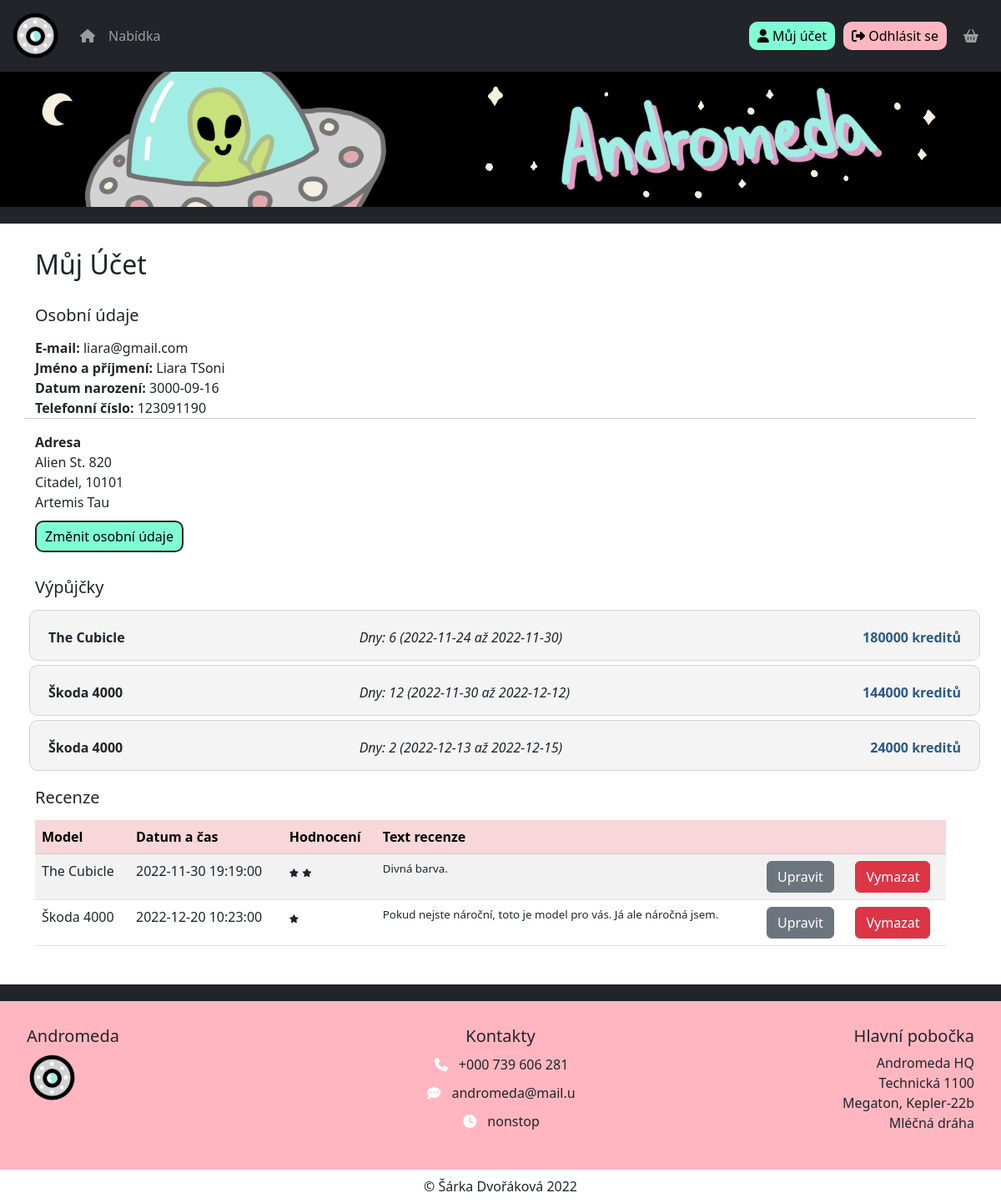
The app's page /index.php?page=account (signed in) with its own data.
### tables this page shows
CREATE TABLE IF NOT EXISTS UZIVATEL (
    c_uzivatele_pk INT NOT NULL AUTO_INCREMENT,
    email VARCHAR(254) NOT NULL,
    heslo VARCHAR(60) NOT NULL,
    jmeno VARCHAR(50) NOT NULL,
    prijmeni VARCHAR(50) NOT NULL,
    d_narozeni DATE NOT NULL,
    tel_cislo VARCHAR(12) NOT NULL,
    c_prava_fk INT NOT NULL,
    c_adresy_fk INT NOT NULL,
    PRIMARY KEY(c_uzivatele_pk)
);

CREATE TABLE IF NOT EXISTS RECENZE (
    c_recenze_pk INT NOT NULL AUTO_INCREMENT,
    text TEXT,
    hodnoceni INT NOT NULL CHECK (hodnoceni > 0 AND hodnoceni < 6),
    datum_cas DATETIME NOT NULL,
    c_uzivatele_fk INT NOT NULL,
    c_modelu_fk INT NOT NULL,
    PRIMARY KEY(c_recenze_pk)
);

### app/controllers/AccountController.class.php (called while the page is built, shortened)
<?php
class AccountController implements IController
{
  private DatabaseConnection $dbconnection;
  public function __construct() {
    require_once MODELS_PATH."DatabaseConnection.class.php";
    $this->dbconnection = new DatabaseConnection();
  }
  public function show(string $title): string
  {
    global $templateData;
    $templateData["title"] = $title;
    $templateData["user_logged"] = $this->dbconnection->isUserLoggedIn();
    $templateData["user_role"] = 4;
    if($templateData["user_logged"]) {
      $user = $this->dbconnection->getLoggedUser();
      $templateData["user_role"] = $user["c_prava_fk"];
      $adress = $this->dbconnection->getAdressByNumber($user["c_adresy_fk"]);
      $city = $this->dbconnection->getCityByNumber($adress["c_mesta_fk"]);
      $templateData["email"] = $user["email"];
      $templateData["name"] = $user["jmeno"];
      $templateData["surname"] = $user["prijmeni"];
      $templateData["birthday"] = $user["d_narozeni"];
      $templateData["phone"] = $user["tel_cislo"];
      $templateData["street"] = $adress["ulice"];
      $templateData["city"] = $city["nazev"];
      $templateData["zip"] = $city["psc"];
      $templateData["planet"] = $adress["planeta"];
      $hires = $this->dbconnection->getHiresByUser($user["c_uzivatele_pk"]);
      $hiresInfo = array();
      $i = 0;
      foreach($hires as $hire) {
        $UFO = $this->dbconnection->getUFOByNumber($hire["c_ufo_fk"]);
        $model = $this->dbconnection->getUFOModelByNumber($UFO["c_modelu_fk"]);
        $days = ceil((strtotime($hire["d_vraceni"]) - strtotime($hire["d_vypujceni"])) / (60 * 60 * 24));
        $hiresInfo[$i] = array(
          "model_name" => $model["nazev"],
          "dates" => $hire["d_vypujceni"]." až ".$hire["d_vraceni"],
          "days" => $days,
          "price" => $days * $model["cena_den"]
        );
        $i++;
      }
      $templateData["hires"] = $hiresInfo;
      $recentReviews = $this->dbconnection->getReviewsByUser($user["c_uzivatele_pk"]);
      $reviewsInfo = array();
      $i = 0;
      foreach($recentReviews as $review) {
        $model = $this->dbconnection->getUFOModelByNumber($review["c_modelu_fk"]);
        $reviewsInfo[$i] = array(
          "text" => $review["text"],
          "datetime" => $review["datum_cas"],
          "rating" => $review["hodnoceni"],
          "model_name" => $model["nazev"],
          "model_number" => $model["c_modelu_pk"],
        );
        $i++;
      }
      $templateData["reviews"] = $reviewsInfo;
    }
    require_once VIEWS_PATH."AccountTemplate.tpl.php";
    return ob_get_clean();
  }
}

### index.php (called while the page is built, shortened)
<?php
  $appStart = new AppStart();
  $appStart->start();

### app/models/DatabaseConnection.class.php (called while the page is built, shortened)
<?php
class DatabaseConnection
{
  private PDO $conn;
  private Session $session;
  public function __construct () {
    $this->conn = new PDO("mysql:host=".DATABASE_SERVER.";dbname=".DATABASE_NAME, DATABASE_USER, DATABASE_PASSWORD);
    $this->conn->exec("set names utf8");
    require_once CONTROLLERS_PATH."Session.class.php";
    $this->session = new Session();
  }
  public function query(string $query):array {
    $result = $this->conn->query($query);
    if($result != null) {
      return $result->fetchAll();
    }
    else {
      $error = $this->conn->errorInfo();
      echo $error[2];
      return [];
    }
  }
  public function isUserLoggedIn():bool {
    return $this->session->isSessionSet(self::KEY_USER);
  }
  public function getLoggedUser() {
    if($this->isUserLoggedIn()) {
      $email = $this->session->readSession(self::KEY_USER);
      $query = "SELECT * FROM ".TABLE_USER." WHERE email='$email'";
      $result = $this->query($query);
      if(count($result) == 1) {
        return $result[0];
      }
      else {
        return null;
      }
    }
    else {
      return null;
    }
  }
  public function getUFOModelByNumber (int $modelNumber) {
    $query = "SELECT * FROM ".TABLE_MODEL." WHERE c_modelu_pk=?";
    $result = $this->conn->prepare($query);
    if(!$result->execute(array($modelNumber))) {
      return null;
    }
    else {
      $result = $result->fetchAll();
      if(count($result) > 0) {
        return $result[0];
      }
      else {
        return null;
      }
    }
  }
  public function getCityByNumber(int $cityNumber) {
    $query = "SELECT * FROM ".TABLE_CITY." WHERE c_mesta_pk=?";
    $result = $this->conn->prepare($query);
    if(!$result->execute(array($cityNumber))) {
      return null;
    }
    else {
      $result = $result->fetchAll();
      if(count($result) > 0) {
        return $result[0];
      }
      else {
        return null;
      }
    }
  }
  public function getAdressByNumber(int $adressNumber) {
    $query = "SELECT * FROM ".TABLE_ADRESS." WHERE c_adresy_pk=?";
    $result = $this->conn->prepare($query);
    if(!$result->execute(array($adressNumber))) {
      return null;
    }
    else {
      $result = $result->fetchAll();
      if(count($result) > 0) {
        return $result[0];
      }
      else {
        return null;
      }
    }
  }
  public function getUFOByNumber(int $UFONumber) {
    $query = "SELECT * FROM ".TABLE_UFO." WHERE c_ufo_pk=?";
    $result = $this->conn->prepare($query);
    if(!$result->execute(array($UFONumber))) {
      return null;
    }
    else {
      $result = $result->fetchAll();
      if(count($result) > 0) {
        return $result[0];
      }
      else {
        return null;
      }
    }
  }
  public function getHiresByUser(int $userNumber):array {
    $query = "SELECT * FROM ".TABLE_HIRE." WHERE c_uzivatele_fk=?";
    $result = $this->conn->prepare($query);
    if(!$result->execute(array($userNumber))) {
      return [];
    }
    else {
      return $result->fetchAll();
    }
  }
}

### app/controllers/Session.class.php (called while the page is built, shortened)
<?php
class Session
{
  public function isSessionSet(string $key):bool {
    return isset($_SESSION[$key]);
  }
  public function readSession(string $key) {
    if(isset($_SESSION[$key])) {
      return $_SESSION[$key];
    }
    return null;
  }
}

### app/views/AccountTemplate.tpl.php (the view, shortened to what this page needs)
<?php
require_once VIEWS_PATH."TemplateBasics.class.php";
global $templateData;
?>
  <div class="row" id="account-main-content">
    <h2 class="account-main-heading">
      Můj Účet
    </h2>
    <?php
    if($templateData["user_logged"]) {
      ?>
      <div class="row">
        <div class="col-12">
          <div class="account-main-heading">
            <h5>
              Osobní údaje
            </h5>
          </div>
        </div>
      </div>
      <div class="row">
        <div class="col-12">
          <b>E-mail:</b> <?php echo $templateData["email"]; ?>
        </div>
      </div>
      <div class="row">
        <div class="col-12">
          <b>Jméno a příjmení:</b> <?php echo $templateData["name"]; ?> <?php echo $templateData["surname"]; ?>
        </div>
      </div>
      <div class="row">
        <div class="col-12">
          <b>Datum narození:</b> <?php echo $templateData["birthday"]; ?>
        </div>
      </div>
      <div class="row">
        <div class="col-12">
            <b>Telefonní číslo:</b> <?php echo $templateData["phone"]; ?>
        </div>
      </div>
      <hr>
      <div class="row">
        <div class="col-12">
            <b>
              Adresa
            </b>
        </div>
      </div>
      <div class="row">
        <div class="col-12">
          <div>
            <?php echo $templateData["street"]; ?>
          </div>
          <div>
            <?php echo $templateData["city"].", ".$templateData["zip"]; ?>
          </div>
          <div>
            <?php echo $templateData["planet"]; ?>
          </div>
        </div>
      </div>
      <form action="index.php?page=change_info" method="post">
        <button type="submit" class="account-main-content-form-submit-btn" name="info" value="modify">
          Změnit osobní údaje
        </button>
      </form>
      <div class="row">
        <div class="col-12">
          <div class="account-main-heading">
            <h5>
              Výpůjčky
            </h5>
          </div>
        </div>
      </div>
    <?php
      $hireInfos = $templateData["hires"];
      if(count($hireInfos) > 0) {
        foreach($hireInfos as $hire) {
          $modelName = $hire["model_name"];
          $dates = $hire["dates"];
          $price = $hire["price"];
          $days = $hire["days"];
    ?>
    <div class="jumbotron">
      <div class="row order-main-item">
        <div class="col-sm-4">
          <div class="order-main-item-name">
            <?php echo $modelName; ?>
          </div>
        </div>
        <div class="col-sm-4">
          <div class="order-main-item-days">
            Dny: <?php echo $days. " (".$dates.")"; ?>
          </div>
        </div>
        <div class="col-sm-4">
          <div class="order-main-item-price">
            <?php echo $price; ?> kreditů
          </div>
        </div>
      </div>
    </div>
    <?php
        }
      }
      else {
    ?>
        <div>
          Zatím nemáte žádné výpůjčky.
        </div>
      <?php
        }
      ?>
      <div class="row">
        <div class="col-12">
          <div class="account-main-heading">
            <h5>
              Recenze
            </h5>
          </div>
        </div>
      </div>
        <?php
        $reviews = $templateData["reviews"];
        if(count($reviews) > 0) {
        ?>
        <div class="row">
        <div class="col-12">
        <table class="table table-hover table-striped">
          <thead class="table-danger">
          <tr>
            <th>Model</th>
            <th>Datum a čas</th>
            <th>Hodnocení</th>
            <th>Text recenze</th>
            <th> </th>
            <th> </th>
          </tr>
          </thead>
          <tbody>
          <?php
          $count = 0;
          foreach($reviews as $review) {
            $modelName = $review["model_name"];
            $datetime = $review["datetime"];
            $rating = $review["rating"];
            $text = $review["text"];
            ?>
            <tr>
              <td><?php echo $modelName; ?></td>
              <td><?php echo $datetime; ?></td>
              <td>
                <?php
                for($i = 0; $i < $rating; $i++) {
                  ?>
                  <i class="fas fa-star account-main-table-stars"></i>
                  <?php
                }
                ?>
              </td>
              <td class="account-main-table-text"><?php echo $text; ?></td>
              <td class="account-main-table-text">
                <button type="button" class="btn btn-secondary" data-bs-toggle="collapse" data-bs-target="#review-form-<?php echo $count; ?>" onclick="collapse(<?php echo $count; ?>)">
                  Upravit
                </button>
              </td>
              <td class="account-main-table-text">
                <form action="" method="post">
                  <button type="submit" name="review" value="delete" class="btn btn-danger">
                    Vymazat
                  </button>
                </form>
              </td>
            </tr>
            <?php
            $count++;
          }
          ?>
          </tbody>
        </table>
      </div>
    </div>
      <?php
      }
      else {
      ?>
      <div>
        Zatím jste nenapsali žádné recenze.
      </div>
      <?php
        }
    }
    ?>
  </div>

### css/main.css (style rules this page uses)
body { padding-top: 85px; }
.jumbotron { background-color: rgb(244, 244, 244); border-radius: 10px; border: lightgray solid 1px; padding: 5px; margin: 5px; }
.order-main-item { padding: 15px 10px 10px 10px; }
.order-main-item-name { font-weight: bold; }
.order-main-item-days { font-style: italic; }
.order-main-item-price { float: right; color: rgb(43, 89, 136); font-weight: bold; }
#account-main-content { background-color: white; padding: 30px; }
.account-main-heading { margin: 15px 0 15px 0; }
.account-main-table-stars { font-size: 10px; }
.account-main-table-text { font-size: smaller; }
.account-main-content-form-submit-btn { margin: 10px 0 15px 0; background-color: aquamarine; border: rgb(33, 37, 41) solid 2px; padding: 5px 10px 5px 10px; border-radius: 10px; }

### records on screen
uzivatel: email "liara@gmail.com", jmeno "Liara", prijmeni "TSoni", d_narozeni "3000-09-16", tel_cislo "123091190"
recenze: modelName "The Cubicle", datum_cas "2022-11-30 19:19:00", text "Divná barva."
recenze: modelName "Škoda 4000", datum_cas "2022-12-20 10:23:00", hodnoceni 1 (drawn), text "Pokud nejste nároční, toto je model pro vás. Já ale náročná jsem."

### other values on screen
$templateData["street"] "Alien St. 820"
$templateData["city"] "Citadel"
$templateData["zip"] "10101"
$templateData["planet"] "Artemis Tau"
$modelName "The Cubicle"
$days "6"
$dates "2022-11-24 až 2022-11-30"
$price "180000"
$modelName "Škoda 4000"
$days "12"
$dates "2022-11-30 až 2022-12-12"
$price "144000"
$days "2"
$dates "2022-12-13 až 2022-12-15"
$price "24000"
